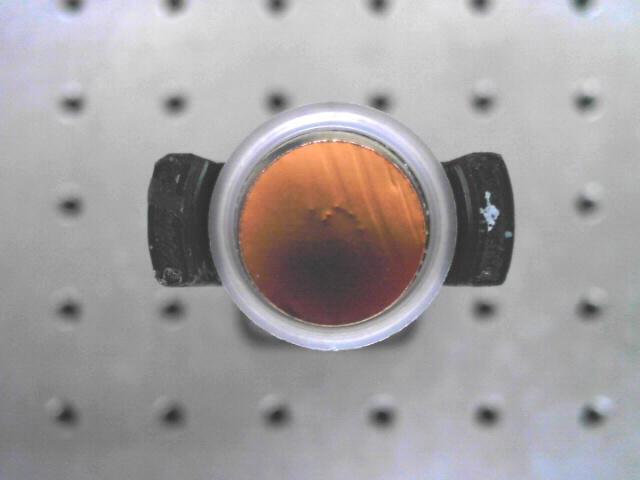
#> input picture trial_anode/[No55]_Anode_2022_11_18_13h_42m_38s.jpg, 640 x 480 px
$ python anode_detection.py
#> lines starting #> are read from the running program, lines starting #| are printed output that depends on the picture; after the words box and inside, x2 and y2 are one past the last pixel; in counts of white or black regions, pixels touching at a corner belong together
import cv2
import numpy as np
#pylint: disable=no-member
img = cv2.imread('trial_anode/[No55]_Anode_2022_11_18_13h_42m_38s.jpg', 0)
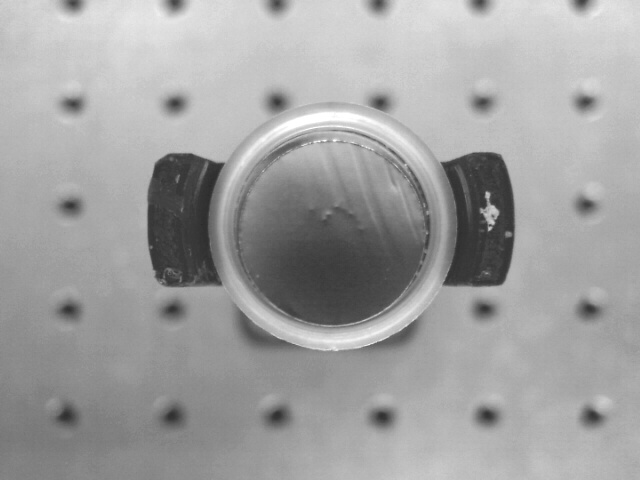
#> img: shape (480, 640); min 42, max 255, mean 161
# [5 lines of commented-out code are left out]

def imshow_components(labels):
    # Map component labels to hue val
    label_hue = np.uint8(179*labels/np.max(labels))
    blank_ch = 255*np.ones_like(label_hue)
    labeled_img = cv2.merge([label_hue, blank_ch, blank_ch])

    # cvt to BGR for display
    labeled_img = cv2.cvtColor(labeled_img, cv2.COLOR_HSV2BGR)

    # set bg label to black
    labeled_img[label_hue==0] = 0

    cv2.imwrite('labeled.png', labeled_img)
    cv2.waitKey()


def edge_detection(image):

    fgbg = cv2.createBackgroundSubtractorMOG2(
    history=10,
    varThreshold=2,
    detectShadows=False)
    # Converting the image to grayscale.
    gray = image#cv2.cvtColor(image, cv2.COLOR_BGR2GRAY)
    # Extract the foreground
    edges_foreground = cv2.bilateralFilter(gray, 9, 175, 75)
    foreground = fgbg.apply(edges_foreground)
#> foreground: shape (480, 640); every value is 255

    # Smooth out to get the moving area
    kernel = np.ones((50,50),np.uint8)
    foreground = cv2.morphologyEx(foreground, cv2.MORPH_CLOSE, kernel)

    # Applying static edge extraction
    edges_foreground = cv2.bilateralFilter(gray, 9, 75, 75)
    edges_filtered = cv2.Canny(edges_foreground, 10, 35)
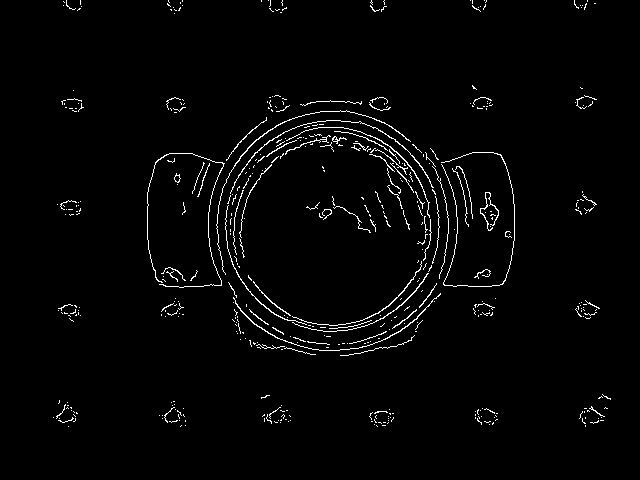
#> edges_filtered: shape (480, 640); 2.2% white in thin lines or dots, all inside (x1, y1, x2, y2) = (53, 0, 611, 427)

    # Crop off the edges out of the moving area
    cropped = (foreground // 255) * edges_filtered

    # Stacking the images to print them together for comparison
    images = np.hstack((gray, edges_filtered, cropped))
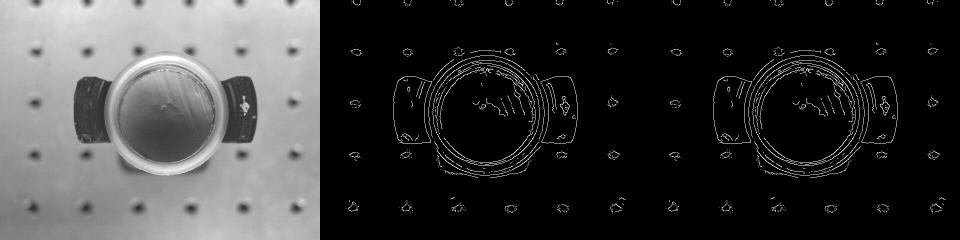
#> images: shape (480, 1920) (shown at 1/2 size); min 0, max 255, mean 57.4
    cv2.imwrite('edge_detection.png', images)


edge_detection(img)
#imshow_components(labels_im)

$ run again, with trial_anode/[No56]_Anode_2022_11_18_13h_46m_52s.jpg copied over trial_anode/[No55]_Anode_2022_11_18_13h_42m_38s.jpg
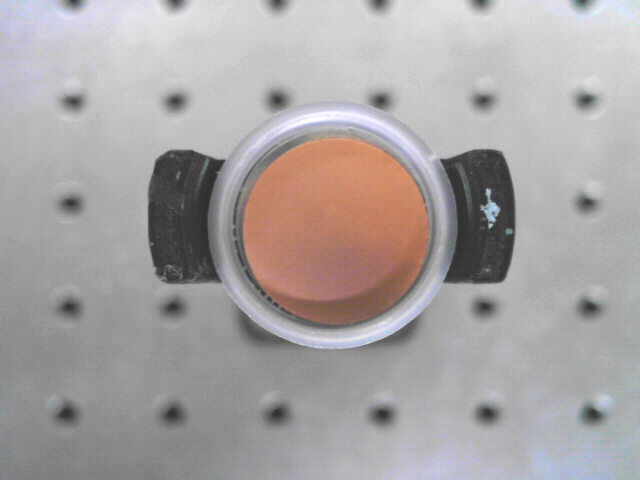
#> input picture trial_anode/[No56]_Anode_2022_11_18_13h_46m_52s.jpg, 640 x 480 px
#> foreground: shape (480, 640); every value is 255
#> in edge_detection, `edges_filtered = cv2.Canny(edges_foreground, 10, 35)`:
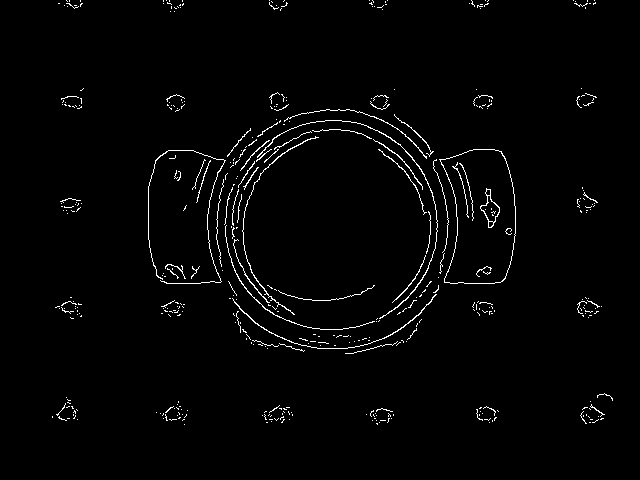
#> edges_filtered: shape (480, 640); 1.9% white in thin lines or dots, all inside (x1, y1, x2, y2) = (52, 0, 613, 425)
#> in edge_detection, `images = np.hstack((gray, edges_filtered, cropped))`:
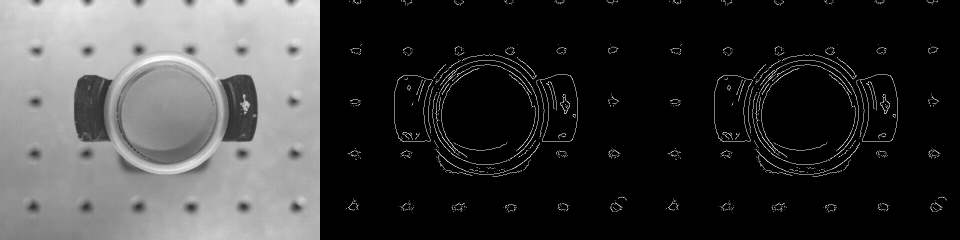
#> images: shape (480, 1920) (shown at 1/2 size); min 0, max 255, mean 58.3
